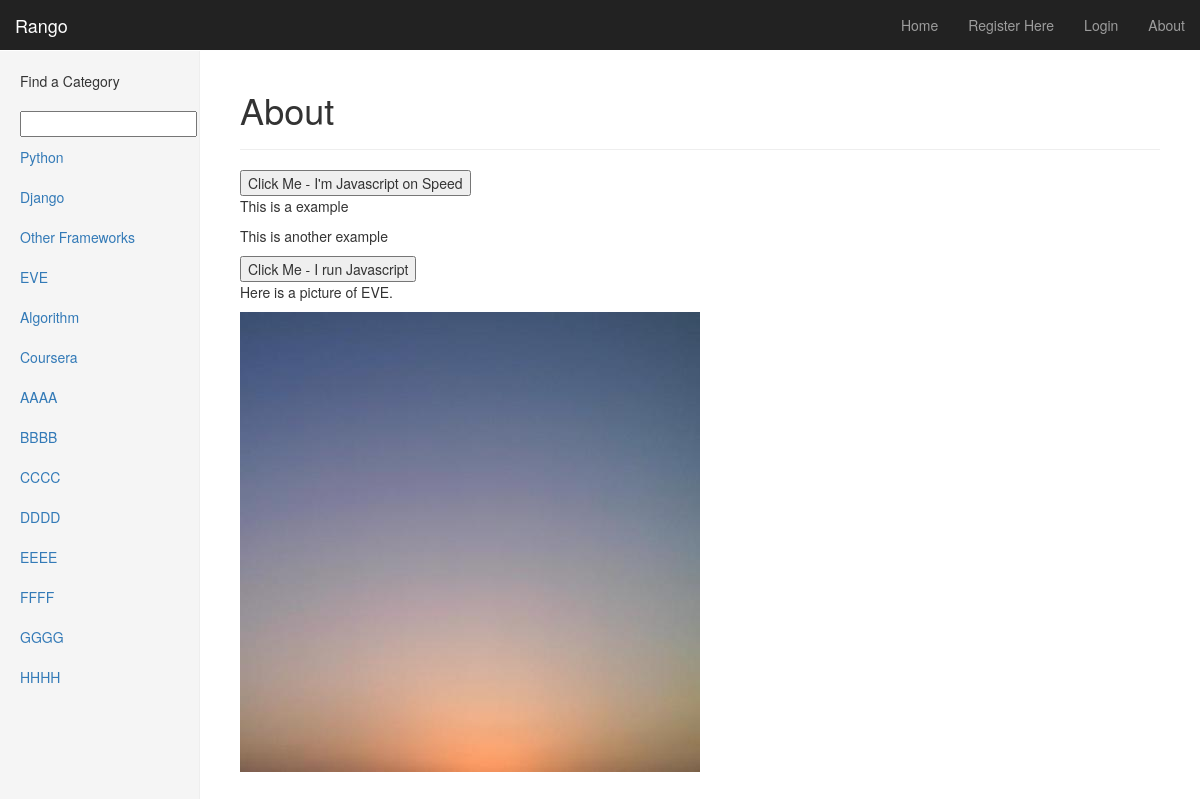
The app's page /rango/about/ with its own data.
### rango/models.py (models this page shows, shortened)
class Category(models.Model):
    name = models.CharField(max_length=128, unique=True)
    views = models.IntegerField(default=0)
    likes = models.IntegerField(default=0)
    slug = models.SlugField()

### rango/views.py (the view)
def about(request):
    if request.session.get('visits'):
        count = request.session.get('visits')
    else:
        count = 0
    return render(request, 'rango/about.html', {'visits': count})

### rango/templatetags/rango_extras.py (called while the page is built)
@register.inclusion_tag('rango/cats.html')
def get_category_list(cat=None):
    return {'cats': Category.objects.all(), 'act_cat': cat}

### templates/rango/about.html (shortened to what this page needs)
{% extends 'rango/base.html' %}
{% load staticfiles %}
{% block body_block %}
    <div class="page-header">
            <h1>About</h1>
        </div>
        <button id="about-btn"> Click Me - I'm Javascript on Speed</button>
        <p>This is a example</p>
        <p>This is another example</p>
        <button onClick="alert('You clicked the button using Javascript.');">
            Click Me - I run Javascript
        </button>
        <div>
        <p></strong>Here is a picture of EVE.<p>
        <img src="{% static "images/WLBF.jpg" %}" alt="WLBF"/>
        </div>
{% endblock %}

### templates/rango/cats.html
{% if cats %}
    <ul class="nav nav-sidebar">
    {% for c in cats %}
        {% if c == act_cat %}<li class="active">{% else %}<li>{% endif %}
            <a href="{% url 'category'  c.slug %}">{{ c.name }}</a></li>
    {% endfor %}
{% else %}
    <li> <strong >There are no category present.</strong></li>
    </ul>
{% endif %}

### static/css/dashboard.css (style rules this page uses)
body { padding-top: 50px; }
.nav-sidebar { margin-right: -21px; margin-bottom: 20px; margin-left: -20px; }
.nav-sidebar > li > a { padding-right: 20px; padding-left: 20px; }
.main .page-header { margin-top: 0; }

### records on screen
Category: name "Python"
Category: name "Django"
Category: name "Other Frameworks"
Category: name "EVE"
Category: name "Algorithm"
Category: name "Coursera"
Category: name "AAAA"
Category: name "BBBB"
Category: name "CCCC"
Category: name "DDDD"
Category: name "EEEE"
Category: name "FFFF"
Category: name "GGGG"
Category: name "HHHH"
